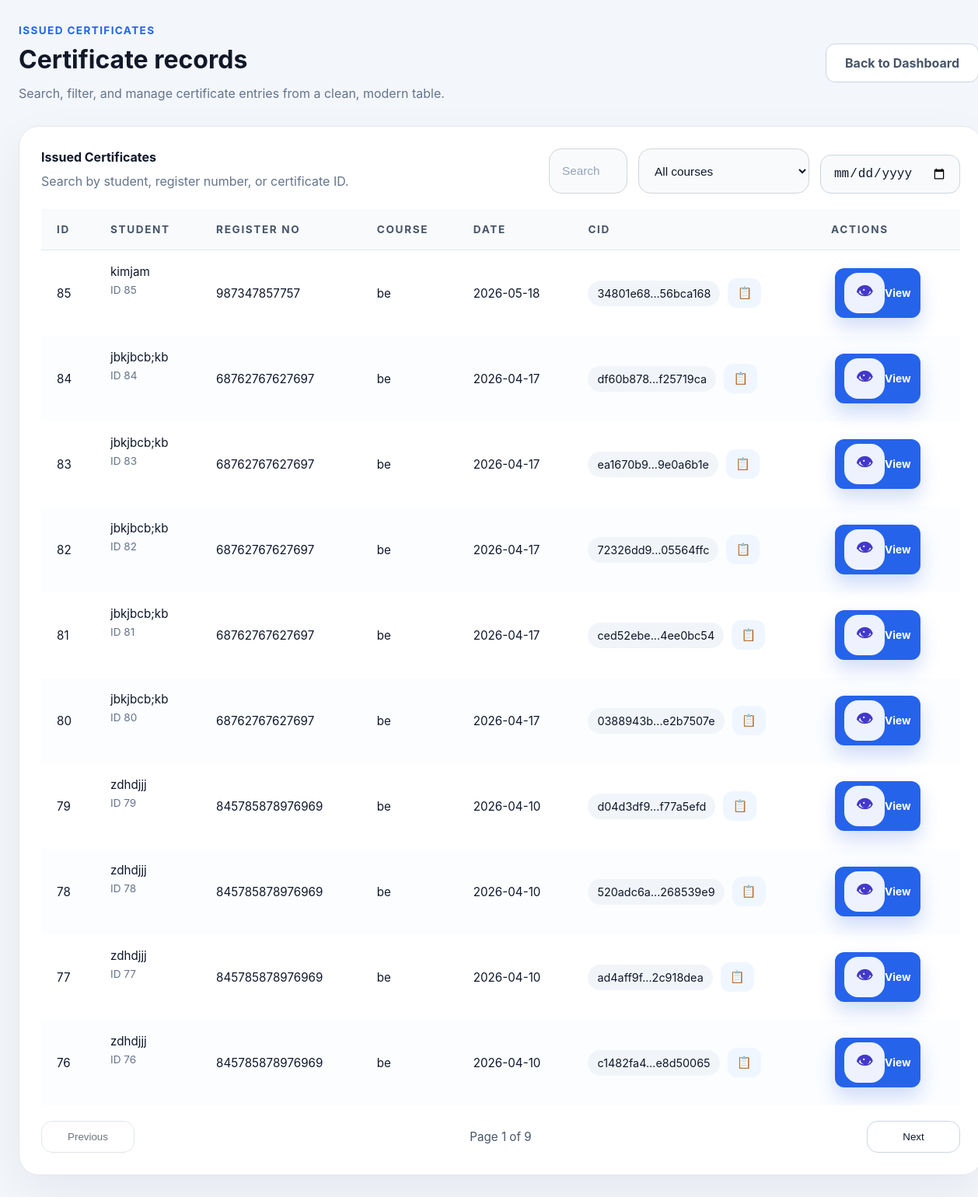
Screenshot of /admin/issued (signed in) with the database file from the repository.
### tables this page shows
CREATE TABLE certificates (
            id INTEGER PRIMARY KEY AUTOINCREMENT,
            student_name TEXT NOT NULL,
            register_number TEXT NOT NULL,
            course TEXT NOT NULL,
            issue_date TEXT NOT NULL,
            cid TEXT NOT NULL,
            blockchain_index INTEGER NOT NULL,
            pdf_filename TEXT NOT NULL,
            image_filename TEXT NOT NULL,
            created_at TEXT NOT NULL
        , ai_score REAL DEFAULT NULL, heatmap TEXT DEFAULT NULL, blockchain_tx TEXT DEFAULT NULL, image_data BLOB DEFAULT NULL, department TEXT DEFAULT '', year TEXT DEFAULT '', student_email TEXT DEFAULT '');

### routes/admin_routes.py (the view)
@admin_bp.route("/issued")
def issued_certificates():
    if not _require_admin():
        return redirect(url_for("admin.login"))
    certs = get_all_certificates()
    course_options = sorted({cert.course for cert in certs if cert.course})
    return render_template(
        "issued_list.html",
        certificates=certs,
        student_view=False,
        course_options=course_options,
    )

### database/init_db.py (called while the page is built)
def get_connection() -> sqlite3.Connection:
    DATABASE_PATH.parent.mkdir(parents=True, exist_ok=True)
    conn = sqlite3.connect(DATABASE_PATH)
    conn.row_factory = sqlite3.Row
    return conn

### models/certificate_model.py (called while the page is built)
def get_all_certificates() -> List[Certificate]:
    conn = get_connection()
    cur = conn.cursor()
    cur.execute("SELECT * FROM certificates ORDER BY created_at DESC")
    rows = cur.fetchall()
    conn.close()
    return [Certificate(**dict(row)) for row in rows]

### routes/admin_routes.py (called while the page is built)
def _require_admin() -> bool:
    return session.get("admin_logged_in", False)

### templates/issued_list.html (shortened to what this page needs)
<!DOCTYPE html>
<html lang="en">
<head>
    <link rel="stylesheet" href="{{ url_for('static', filename='css/style.css') }}">
</head>
<body class="dashboard-page">
<div class="page-shell">
    <header class="page-heading">
        <div>
            <p class="eyebrow">Issued Certificates</p>
            <h1>Certificate records</h1>
            <p class="page-note">Search, filter, and manage certificate entries from a clean, modern table.</p>
        </div>
        <div class="heading-actions">
            <a href="{{ url_for('admin.dashboard') }}" class="btn btn-text">Back to Dashboard</a>
        </div>
    </header>
    {% if certificates %}
        <section class="issued-table-card">
            <div class="table-toolbar">
                <div>
                    <p class="toolbar-title">Issued Certificates</p>
                    <p class="toolbar-subtitle">Search by student, register number, or certificate ID.</p>
                </div>
                <div class="toolbar-controls">
                    <input id="tableSearch" type="search" class="table-search" placeholder="Search by name, register number, or certificate ID">
                    <select id="courseFilter" class="table-filter">
                        <option value="">All courses</option>
                    </select>
                    <input id="dateFilter" type="date" class="table-filter date-filter" aria-label="Filter by issue date">
                </div>
            </div>
            <div class="activity-table-wrap issued-table-wrap">
                <table class="issued-table">
                    <thead>
                        <tr>
                            <th>ID</th>
                            <th>Student</th>
                            <th>Register No</th>
                            <th>Course</th>
                            <th>Date</th>
                            <th>CID</th>
                            <th>Actions</th>
                        </tr>
                    </thead>
                    <tbody id="issuedTableBody">
                        {% for cert in certificates %}
                            {% set cid_display = cert.cid if cert.cid|length <= 20 else cert.cid[:8] ~ '...' ~ cert.cid[-8:] %}
                            <tr class="issued-row" data-name="{{ cert.student_name }}" data-reg="{{ cert.register_number }}" data-course="{{ cert.course }}" data-date="{{ cert.issue_date }}" data-cid="{{ cert.cid }}" {% if not student_view %}data-view-url="{{ url_for('admin.view_certificate', cert_id=cert.id) }}"{% endif %}>
                                <td class="cell-id">{{ cert.id }}</td>
                                <td class="cell-name">{{ cert.student_name }}<span class="cell-meta">ID {{ cert.id }}</span></td>
                                <td>{{ cert.register_number }}</td>
                                <td>{{ cert.course }}</td>
                                <td class="cell-date">{{ cert.issue_date }}</td>
                                <td title="{{ cert.cid }}">
                                    <div class="cid-cell">
                                        <span class="cid-chip">{{ cid_display }}</span>
                                        <button type="button" class="copy-button" data-copy="{{ cert.cid }}" aria-label="Copy CID">📋</button>
                                    </div>
                                </td>
                                <td>
                                    {% if student_view %}
                                        <a href="{{ url_for('student.download_certificate', cert_id=cert.id) }}" class="btn outline small">Download</a>
                                    {% else %}
                                        <a href="{{ url_for('admin.view_certificate', cert_id=cert.id) }}" class="btn primary small">
                                            <span class="action-icon">👁</span>
                                            View
                                        </a>
                                    {% endif %}
                                </td>
                            </tr>
                        {% endfor %}
                    </tbody>
                </table>
            </div>
            <div class="pagination-bar">
                <button type="button" class="pagination-button" id="prevPage" disabled>Previous</button>
                <span class="pagination-info" id="paginationInfo">Page 1 of 1</span>
                <button type="button" class="pagination-button" id="nextPage">Next</button>
            </div>
        </section>
    {% else %}
        <section class="issued-table-card empty-state-card">
            <div class="empty-state-icon">📄</div>
            <h2>No certificates issued yet</h2>
            <p>Once certificates are created, they will appear here for review and verification.</p>
        </section>
    {% endif %}
</div>
</body>
</html>

### rows the page displays
certificates: id "85", student_name "kimjam", register_number "987347857757", course "be", issue_date "2026-05-18", cid_display "34801e68...56bca168"
certificates: id "84", student_name "jbkjbcb;kb", register_number "68762767627697", course "be", issue_date "2026-04-17", cid_display "df60b878...f25719ca"
certificates: id "83", student_name "jbkjbcb;kb", register_number "68762767627697", course "be", issue_date "2026-04-17", cid_display "ea1670b9...9e0a6b1e"
certificates: id "82", student_name "jbkjbcb;kb", register_number "68762767627697", course "be", issue_date "2026-04-17", cid_display "72326dd9...05564ffc"
certificates: id "81", student_name "jbkjbcb;kb", register_number "68762767627697", course "be", issue_date "2026-04-17", cid_display "ced52ebe...4ee0bc54"
certificates: id "80", student_name "jbkjbcb;kb", register_number "68762767627697", course "be", issue_date "2026-04-17", cid_display "0388943b...e2b7507e"
certificates: id "79", student_name "zdhdjjj", register_number "845785878976969", course "be", issue_date "2026-04-10", cid_display "d04d3df9...f77a5efd"
certificates: id "78", student_name "zdhdjjj", register_number "845785878976969", course "be", issue_date "2026-04-10", cid_display "520adc6a...268539e9"
certificates: id "77", student_name "zdhdjjj", register_number "845785878976969", course "be", issue_date "2026-04-10", cid_display "ad4aff9f...2c918dea"
certificates: id "76", student_name "zdhdjjj", register_number "845785878976969", course "be", issue_date "2026-04-10", cid_display "c1482fa4...e8d50065"
